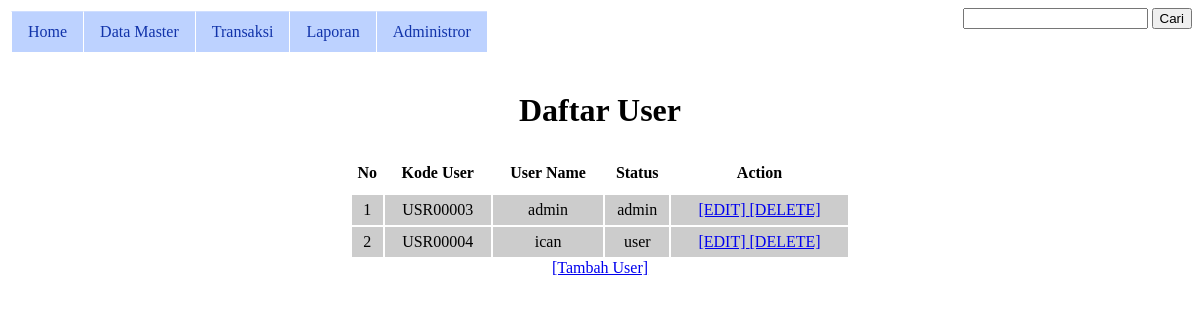
Page /mobil/index.php?page=user_view (signed in) on the committed database.
### tables this page shows
CREATE TABLE IF NOT EXISTS `user` (
  `KodeUser` varchar(10) NOT NULL,
  `UserName` varchar(15) NOT NULL,
  `Password` varchar(50) NOT NULL,
  `Status` varchar(5) NOT NULL,
  PRIMARY KEY (`KodeUser`)
);

### mobil/page/user_view.php (the view, shortened to what this page needs)
<?php
	$query = mysql_query("select * from user");
?>
<center> <h1>Daftar User </h1></center>
<table width="500" border="0">
            <tr class="tr_grid" align="center" height="40">
              <th scope="col"><div align="center">No</div></th>
              <th scope="col"><div align="center">Kode User </div></th>
              <th scope="col"><div align="center">User Name </div></th>
              <th scope="col"><div align="center">Status</div></th>
              <th scope="col"><div align="center">Action</div></th>
            </tr>
  <?php
	$i = 1;
	while($data=mysql_fetch_array($query)){
		echo "
		    <tr bgcolor='#CCCCCC' align='center' height='30' id='tabel'>
				<td>$i</td>
              	<td>$data[KodeUser]</td>
             	<td>$data[UserName]</td>
              	<td>$data[Status]</td>
               <td>
					<a href='?page=user_edit&id=$data[KodeUser]'>[EDIT]
					<a href='user_simpan.php?id=$data[KodeUser]'
						onclick='return confirm(\"Benar menghapus $data[KodeUser]?\")'>[DELETE]
               </td>
            </tr>";
		$i++;
	}
 ?>
</table>
<a href="?page=user_edit">[Tambah User]</a>

### rows in the picture
user: KodeUser "USR00003", UserName "admin", Status "admin"
user: KodeUser "USR00004", UserName "ican", Status "user"
